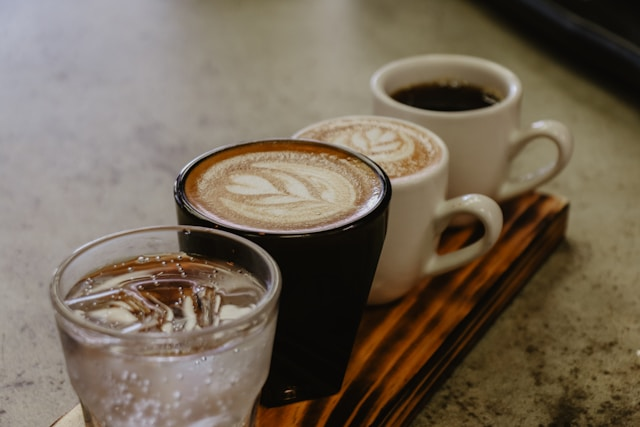
#> input picture test.jpg, 640 x 427 px
$ python fourier_transform_spectrum.py
#> lines starting #> are read from the running program, lines starting #| are printed output that depends on the picture
import cv2
import numpy as np
import matplotlib.pyplot as plt

def fourier_transform_spectrum(image_path):
#> called with image_path = 'test.jpg'
    image = cv2.imread(image_path, cv2.IMREAD_GRAYSCALE)
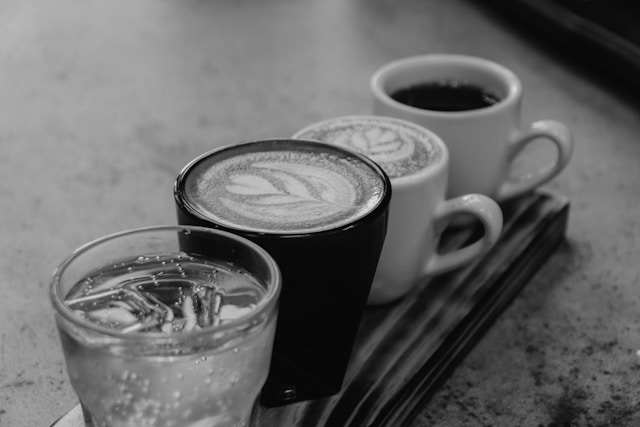
#> image: shape (427, 640); min 0, max 231, mean 104.8
    if image is None:
        print(f"File '{image_path}' does not exist or is not a valid image.")
        return
    # Compute 2D Fourier Transform
    f = np.fft.fft2(image)
    print(f)
#> (printed output is left out)
    fshift = np.fft.fftshift(f)
    magnitude_spectrum = 20 * np.log(np.abs(fshift) + 1)
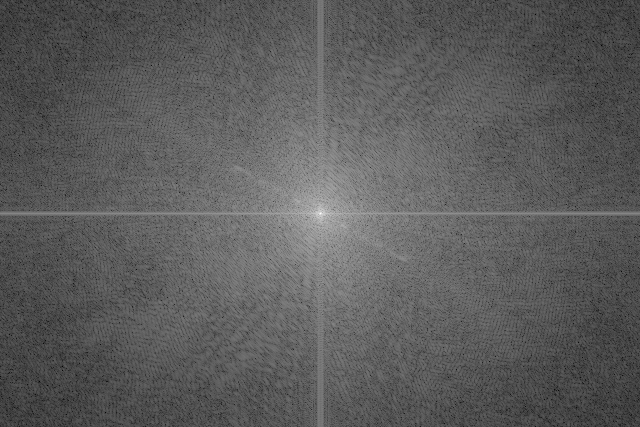
#> magnitude_spectrum: shape (427, 640) float64; min 31.8, max 343.4, mean 144.3; drawn with min black and max white
    # Display
    plt.figure(figsize=(10, 4))
    plt.subplot(1, 2, 1)
    plt.imshow(image, cmap='gray')
    plt.title('Original Image')
    plt.axis('off')
    plt.subplot(1, 2, 2)
    plt.imshow(magnitude_spectrum, cmap='gray')
    plt.title('Magnitude Spectrum (log scale)')
    plt.axis('off')
    plt.tight_layout()
    plt.show()
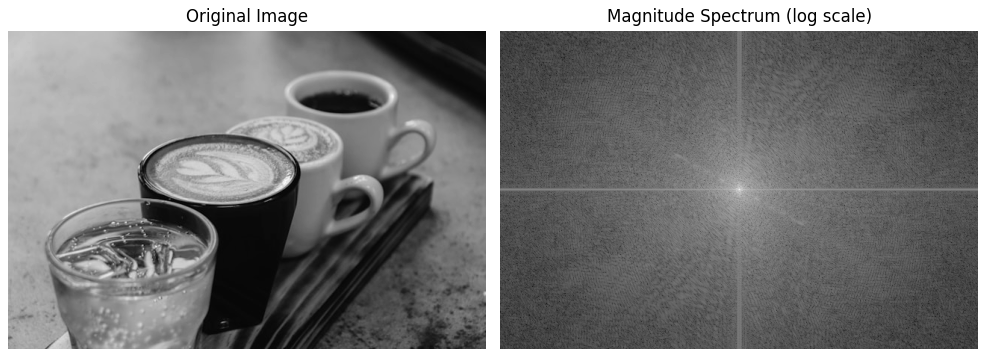
#> figure drawn by matplotlib, 2 panels

if __name__ == "__main__":
    fourier_transform_spectrum('test.jpg')

$ run again, with low_contrast_2.jpg copied over test.jpg
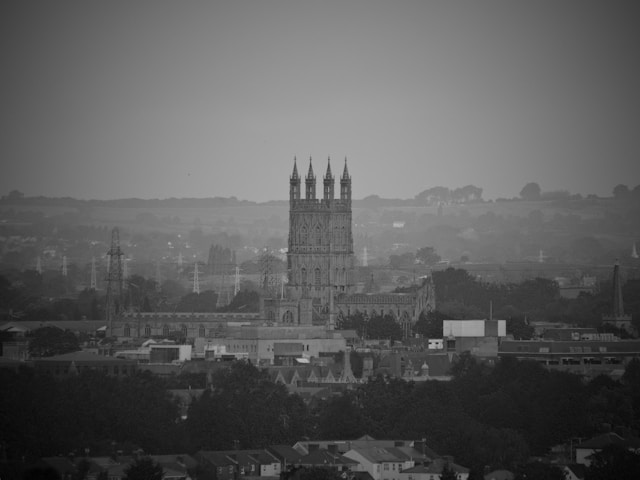
#> input picture low_contrast_2.jpg, 640 x 480 px
#> in fourier_transform_spectrum, image is the input picture: shape (480, 640); min 2, max 187, mean 91.8
#> (printed output is left out)
#> in fourier_transform_spectrum, `magnitude_spectrum = 20 * np.log(np.abs(fshift) + 1)`:
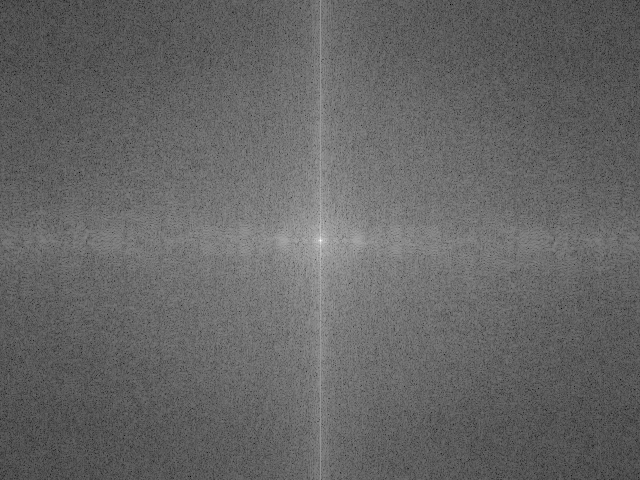
#> magnitude_spectrum: shape (480, 640) float64; min 3.41, max 343.1, mean 138.9; drawn with min black and max white
#> in fourier_transform_spectrum, `plt.show()`:
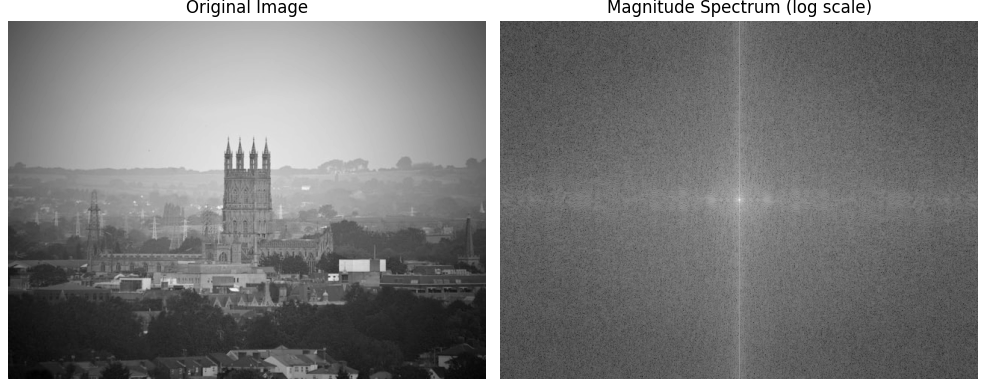
#> figure drawn by matplotlib, 2 panels
